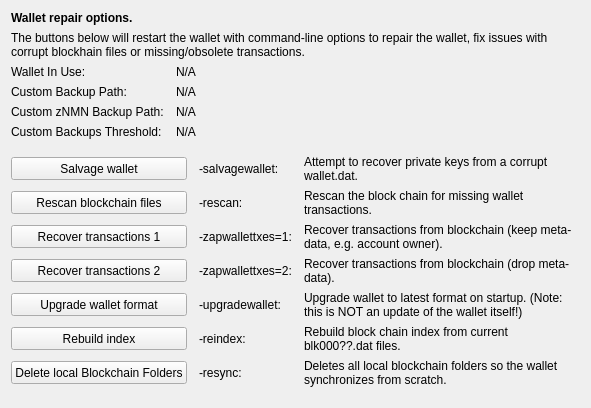
     <widget class="QWidget" name="tab_repair">
      <attribute name="title">
       <string>&amp;Wallet Repair</string>
      </attribute>
      <layout class="QGridLayout" name="gridLayout_4" columnstretch="0,0,0,0">
       <property name="horizontalSpacing">
        <number>12</number>
       </property>
       <item row="0" column="0" colspan="4">
        <widget class="QLabel" name="label_repair_header">
         <property name="font">
          <font>
           <weight>75</weight>
           <bold>true</bold>
          </font>
         </property>
         <property name="text">
          <string>Wallet repair options.</string>
         </property>
        </widget>
       </item>
       <item row="1" column="0" colspan="4">
        <widget class="QLabel" name="label_repair_helptext">
         <property name="font">
          <font>
           <weight>50</weight>
           <bold>false</bold>
          </font>
         </property>
         <property name="text">
          <string>The buttons below will restart the wallet with command-line options to repair the wallet, fix issues with corrupt blockhain files or missing/obsolete transactions.</string>
         </property>
         <property name="wordWrap">
          <bool>true</bool>
         </property>
        </widget>
       </item>
       <item row="2" column="0">
        <widget class="QLabel" name="wallet_path_label">
         <property name="text">
          <string>Wallet In Use:</string>
         </property>
        </widget>
       </item>
       <item row="2" column="1" colspan="3">
        <widget class="QLabel" name="wallet_path">
         <property name="cursor">
          <cursorShape>IBeamCursor</cursorShape>
         </property>
         <property name="text">
          <string>N/A</string>
         </property>
         <property name="textFormat">
          <enum>Qt::PlainText</enum>
         </property>
         <property name="textInteractionFlags">
          <set>Qt::LinksAccessibleByMouse|Qt::TextSelectableByKeyboard|Qt::TextSelectableByMouse</set>
         </property>
        </widget>
       </item>
       <item row="3" column="0">
        <widget class="QLabel" name="wallet_custombackuppath_label">
         <property name="text">
          <string>Custom Backup Path:</string>
         </property>
         <property name="visible">
          <bool>false</bool>
         </property>
        </widget>
       </item>
       <item row="3" column="1" colspan="3">
        <widget class="QLabel" name="wallet_custombackuppath">
         <property name="cursor">
          <cursorShape>IBeamCursor</cursorShape>
         </property>
         <property name="text">
          <string>N/A</string>
         </property>
         <property name="textFormat">
          <enum>Qt::PlainText</enum>
         </property>
         <property name="textInteractionFlags">
          <set>Qt::LinksAccessibleByMouse|Qt::TextSelectableByKeyboard|Qt::TextSelectableByMouse</set>
         </property>
         <property name="visible">
          <bool>false</bool>
         </property>
        </widget>
       </item>
       <item row="4" column="0">
        <widget class="QLabel" name="wallet_customznmnbackuppath_label">
         <property name="text">
          <string>Custom zNMN Backup Path:</string>
         </property>
         <property name="visible">
          <bool>false</bool>
         </property>
        </widget>
       </item>
       <item row="4" column="1" colspan="3">
        <widget class="QLabel" name="wallet_customznmnbackuppath">
         <property name="cursor">
          <cursorShape>IBeamCursor</cursorShape>
         </property>
         <property name="text">
          <string>N/A</string>
         </property>
         <property name="textFormat">
          <enum>Qt::PlainText</enum>
         </property>
         <property name="textInteractionFlags">
          <set>Qt::LinksAccessibleByMouse|Qt::TextSelectableByKeyboard|Qt::TextSelectableByMouse</set>
         </property>
         <property name="visible">
          <bool>false</bool>
         </property>
        </widget>
       </item>
       <item row="5" column="0">
        <widget class="QLabel" name="wallet_custombackupthreshold_label">
         <property name="text">
          <string>Custom Backups Threshold:</string>
         </property>
         <property name="visible">
          <bool>false</bool>
         </property>
        </widget>
       </item>
       <item row="5" column="1" colspan="3">
        <widget class="QLabel" name="wallet_custombackupthreshold">
         <property name="cursor">
          <cursorShape>IBeamCursor</cursorShape>
         </property>
         <property name="text">
          <string>N/A</string>
         </property>
         <property name="textFormat">
          <enum>Qt::PlainText</enum>
         </property>
         <property name="textInteractionFlags">
          <set>Qt::LinksAccessibleByMouse|Qt::TextSelectableByKeyboard|Qt::TextSelectableByMouse</set>
         </property>
         <property name="visible">
          <bool>false</bool>
         </property>
        </widget>
       </item>
       <item row="6" column="0">
        <spacer name="verticalSpacer_repair1">
         <property name="orientation">
          <enum>Qt::Vertical</enum>
         </property>
         <property name="sizeHint" stdset="0">
          <size>
           <width>10</width>
           <height>10</height>
          </size>
         </property>
        </spacer>
       </item>
       <item row="7" column="0" colspan="2">
        <widget class="QPushButton" name="btn_salvagewallet">
         <property name="minimumSize">
          <size>
           <width>100</width>
           <height>23</height>
          </size>
         </property>
         <property name="text">
          <string>Salvage wallet</string>
         </property>
        </widget>
       </item>
       <item row="7" column="2">
        <widget class="QLabel" name="label_repair_salvage_command">
         <property name="text">
          <string notr="true">-salvagewallet:</string>
         </property>
        </widget>
       </item>
       <item row="7" column="3">
        <widget class="QLabel" name="label_repair_salvage">
         <property name="text">
          <string>Attempt to recover private keys from a corrupt wallet.dat.</string>
         </property>
         <property name="wordWrap">
          <bool>true</bool>
         </property>
        </widget>
       </item>
       <item row="8" column="0" colspan="2">
        <widget class="QPushButton" name="btn_rescan">
         <property name="minimumSize">
          <size>
           <width>100</width>
           <height>23</height>
          </size>
         </property>
         <property name="text">
          <string>Rescan blockchain files</string>
         </property>
        </widget>
       </item>
       <item row="8" column="2">
        <widget class="QLabel" name="label_repair_rescan_command">
         <property name="text">
          <string notr="true">-rescan:</string>
         </property>
        </widget>
       </item>
       <item row="8" column="3">
        <widget class="QLabel" name="label_repair_rescan">
         <property name="text">
          <string>Rescan the block chain for missing wallet transactions.</string>
         </property>
         <property name="wordWrap">
          <bool>true</bool>
         </property>
        </widget>
       </item>
       <item row="9" column="0" colspan="2">
        <widget class="QPushButton" name="btn_zapwallettxes1">
         <property name="minimumSize">
          <size>
           <width>100</width>
           <height>23</height>
          </size>
         </property>
         <property name="text">
          <string>Recover transactions 1</string>
         </property>
        </widget>
       </item>
       <item row="9" column="2">
        <widget class="QLabel" name="label_repair_zap1_command">
         <property name="text">
          <string notr="true">-zapwallettxes=1:</string>
         </property>
        </widget>
       </item>
       <item row="9" column="3">
        <widget class="QLabel" name="label_repair_zap1">
         <property name="text">
          <string>Recover transactions from blockchain (keep meta-data, e.g. account owner).</string>
         </property>
         <property name="wordWrap">
          <bool>true</bool>
         </property>
        </widget>
       </item>
       <item row="10" column="0" colspan="2">
        <widget class="QPushButton" name="btn_zapwallettxes2">
         <property name="minimumSize">
          <size>
           <width>100</width>
           <height>23</height>
          </size>
         </property>
         <property name="text">
          <string>Recover transactions 2</string>
         </property>
        </widget>
       </item>
       <item row="10" column="2">
        <widget class="QLabel" name="label_repair_zap2_command">
         <property name="text">
          <string notr="true">-zapwallettxes=2:</string>
         </property>
        </widget>
       </item>
       <item row="10" column="3">
        <widget class="QLabel" name="label_repair_zap2">
         <property name="text">
          <string>Recover transactions from blockchain (drop meta-data).</string>
         </property>
         <property name="wordWrap">
          <bool>true</bool>
         </property>
        </widget>
       </item>
       <item row="11" column="0" colspan="2">
        <widget class="QPushButton" name="btn_upgradewallet">
         <property name="minimumSize">
          <size>
           <width>100</width>
           <height>23</height>
          </size>
         </property>
         <property name="text">
          <string>Upgrade wallet format</string>
         </property>
        </widget>
       </item>
       <item row="11" column="2">
        <widget class="QLabel" name="label_repair_upgrade_command">
         <property name="text">
          <string notr="true">-upgradewallet:</string>
         </property>
        </widget>
       </item>
       <item row="11" column="3">
        <widget class="QLabel" name="label_repair_upgrade">
         <property name="text">
          <string>Upgrade wallet to latest format on startup. (Note: this is NOT an update of the wallet itself!)</string>
         </property>
         <property name="wordWrap">
          <bool>true</bool>
         </property>
        </widget>
       </item>
       <item row="12" column="0" colspan="2">
        <widget class="QPushButton" name="btn_reindex">
         <property name="minimumSize">
          <size>
           <width>100</width>
           <height>23</height>
          </size>
         </property>
         <property name="text">
          <string>Rebuild index</string>
         </property>
        </widget>
       </item>
       <item row="12" column="2">
        <widget class="QLabel" name="label_repair_reindex_command">
         <property name="text">
          <string notr="true">-reindex:</string>
         </property>
        </widget>
       </item>
       <item row="12" column="3">
        <widget class="QLabel" name="label_repair_reindex">
         <property name="text">
          <string>Rebuild block chain index from current blk000??.dat files.</string>
         </property>
         <property name="wordWrap">
          <bool>true</bool>
         </property>
        </widget>
       </item>
       <item row="13" column="0" colspan="2">
        <widget class="QPushButton" name="btn_resync">
         <property name="minimumSize">
          <size>
           <width>100</width>
           <height>23</height>
          </size>
         </property>
         <property name="text">
          <string>Delete local Blockchain Folders</string>
         </property>
        </widget>
       </item>
       <item row="13" column="2">
        <widget class="QLabel" name="label_repair_resync_command">
         <property name="text">
          <string>-resync:</string>
         </property>
        </widget>
       </item>
       <item row="13" column="3">
        <widget class="QLabel" name="label_repair_resync">
         <property name="text">
          <string>Deletes all local blockchain folders so the wallet synchronizes from scratch.</string>
         </property>
         <property name="wordWrap">
          <bool>true</bool>
         </property>
        </widget>
       </item>
       <item row="14" column="0">
        <spacer name="verticalSpacer_repair2">
         <property name="orientation">
          <enum>Qt::Vertical</enum>
         </property>
         <property name="sizeHint" stdset="0">
          <size>
           <width>20</width>
           <height>10</height>
          </size>
         </property>
        </spacer>
       </item>
      </layout>
     </widget>
